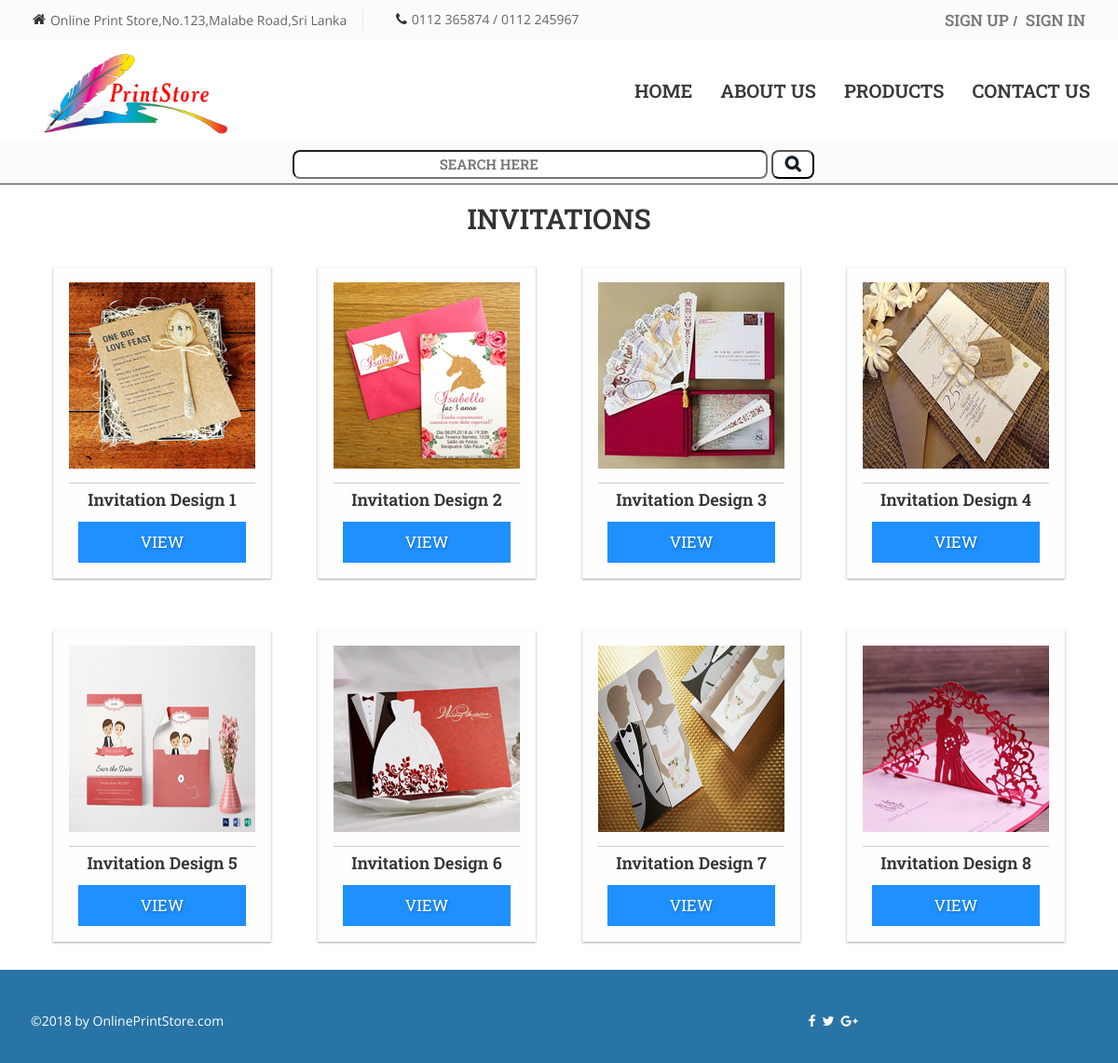
Page /products_Invitations.php on the committed database.
### tables this page shows
CREATE TABLE `products` (
  `id` int(11) NOT NULL,
  `category` varchar(256) NOT NULL,
  `p_name` varchar(256) NOT NULL,
  `image` varchar(256) NOT NULL,
  `price` double NOT NULL
);

### products_Invitations.php (the view, shortened to what this page needs)
<?php
	include_once 'header.php';
	$connect = mysqli_connect("localhost","root","","onlineprintstore");
?>
<?php
	$dynamicList = "";
	$sql = "SELECT * FROM products WHERE category='Invitation' ORDER BY id ASC";
	$result = mysqli_query($connect, $sql);
	$resultCheck = mysqli_num_rows($result);
	if ($resultCheck > 0){
		while($row = mysqli_fetch_assoc($result)){
			$product_id = $row["id"];
			$product_name = $row["p_name"];
			$image = $row["image"];
			$dynamicList .='<figure>
			<img src="'.$image.'">
			<figcaption>'.$product_name.'</figcaption>
			<a class="button" href="view-product.php?id='.$product_id.'">View</a>
			</figure>';
		}
	}
?>
<html>
<head>
	<link rel="stylesheet" type="text/css" href="css/product.css">
</head>
       <section id="main-sec">
			<div id="wrap">
				<div align="center" class="container">
					<h2 align="center">Invitations</h2>
					<div id="columns" class="columns_5">
					<?php echo $dynamicList; ?>
					</div>
				</div>
			</div>
		</section>
        <section id="footer">
            <div class="container">
                <div class="row text-center">
                    <div class="col-md-6">
                        <div class="copyright">
                            <p>&COPY;2018 by OnlinePrintStore.com</p>
                        </div>
                    </div>
                    <div class="col-md-6">
                        <div class="designer">
                            <a href="https://www.facebook.com/" target="_blank"><i class="fa fa-facebook"></i></a>
                            <a href="https://twitter.com/" target="_blank"><i class="fa fa-twitter"></i></a>
                            <a href="https://gmail.com/" target="_blank"><i class="fa fa-google-plus"></i></a>
                        </div>
                    </div>
                </div>
            </div>
        </section>
    </body>
</html>

### css/style.css (style rules this page uses)
img { max-width: 100%; height: auto; }
* { box-sizing: border-box; }
body { font-family: Verdana, sans-serif; }
img { vertical-align: middle; }
#footer { min-height: 100px; background: #2874A6; color: #fff; }
#footer .copyright, #footer .designer { padding-top: 45px; font-size: 14px; }
#footer .copyright p { text-align: left; }
#footer .copyright p, #footer .copyright p span a, #footer .designer p, #footer .designer a { font-size: 14px; color: #ffffff; font-family: 'Open Sans', sans-serif; padding-left: 3px; }

### css/register.css (style rules this page uses)
h2 { text-transform: uppercase; font-weight: 600; font-family: 'Roboto Slab', serif; text-decoration:none; }

### css/product.css (style rules this page uses)
div#columns figure { display: inline-block; background: #FEFEFE; border: 2px solid #FAFAFA; box-shadow: 0 1px 2px rgba(34, 25, 25, 0.4); margin: 25px; padding: 15px; padding-bottom: 5px; opacity: 1; transition: all .3s ease; margin-bottom:30px; }
div#columns figure img { width: 100%; border-bottom: 1px solid #ccc; padding-bottom: 15px; margin-bottom: 5px; }
div#columns figure figcaption { text-align:center; font-weight: 600; font-size: 18px; font-family: 'Roboto Slab', serif; }
a.button { padding:10px; background:dodgerblue; margin:10px; display:block; text-align:center; color:#fff; transition:all 1s linear; text-decoration:none; text-shadow:1px 1px 3px rgba(0,0,0,0.3); font-size: 17px; text-transform: uppercase; font-weight: 400; font-family: 'Roboto Slab', serif; }

### rows in the picture
products: image (picture), p_name "Invitation Design 1"
products: image (picture), p_name "Invitation Design 2"
products: image (picture), p_name "Invitation Design 3"
products: image (picture), p_name "Invitation Design 4"
products: image (picture), p_name "Invitation Design 5"
products: image (picture), p_name "Invitation Design 6"
products: image (picture), p_name "Invitation Design 7"
products: image (picture), p_name "Invitation Design 8"
